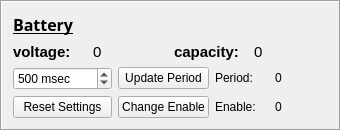
   <widget class="QFrame" name="battery_frame">
    <property name="geometry">
     <rect>
      <x>470</x>
      <y>149</y>
      <width>341</width>
      <height>131</height>
     </rect>
    </property>
    <property name="font">
     <font>
      <family>Arial</family>
     </font>
    </property>
    <property name="frameShape">
     <enum>QFrame::Box</enum>
    </property>
    <property name="frameShadow">
     <enum>QFrame::Sunken</enum>
    </property>
    <property name="lineWidth">
     <number>1</number>
    </property>
    <layout class="QGridLayout" name="gridLayout_19">
     <item row="1" column="0">
      <layout class="QVBoxLayout" name="verticalLayout_2">
       <item>
        <layout class="QHBoxLayout" name="horizontalLayout_3">
         <item>
          <widget class="QLabel" name="battery_voltage_static">
           <property name="font">
            <font>
             <family>Arial</family>
             <pointsize>11</pointsize>
             <weight>75</weight>
             <bold>true</bold>
            </font>
           </property>
           <property name="text">
            <string>voltage: </string>
           </property>
          </widget>
         </item>
         <item>
          <widget class="QLabel" name="battery_voltage">
           <property name="font">
            <font>
             <family>Arial</family>
             <pointsize>11</pointsize>
            </font>
           </property>
           <property name="text">
            <string>0</string>
           </property>
          </widget>
         </item>
         <item>
          <widget class="QLabel" name="battery_capacity_static">
           <property name="font">
            <font>
             <family>Arial</family>
             <pointsize>11</pointsize>
             <weight>75</weight>
             <bold>true</bold>
            </font>
           </property>
           <property name="text">
            <string>capacity: </string>
           </property>
          </widget>
         </item>
         <item>
          <widget class="QLabel" name="battery_capacity">
           <property name="font">
            <font>
             <family>Arial</family>
             <pointsize>11</pointsize>
            </font>
           </property>
           <property name="text">
            <string>0</string>
           </property>
          </widget>
         </item>
        </layout>
       </item>
       <item>
        <layout class="QGridLayout" name="gridLayout_18">
         <item row="0" column="0">
          <widget class="QSpinBox" name="battery_spinbox">
           <property name="font">
            <font>
             <family>Arial</family>
             <pointsize>9</pointsize>
            </font>
           </property>
           <property name="suffix">
            <string> msec</string>
           </property>
           <property name="minimum">
            <number>10</number>
           </property>
           <property name="maximum">
            <number>999999999</number>
           </property>
           <property name="singleStep">
            <number>10</number>
           </property>
           <property name="stepType">
            <enum>QAbstractSpinBox::DefaultStepType</enum>
           </property>
           <property name="value">
            <number>500</number>
           </property>
          </widget>
         </item>
         <item row="0" column="1">
          <widget class="QPushButton" name="battery_button_period">
           <property name="enabled">
            <bool>true</bool>
           </property>
           <property name="sizePolicy">
            <sizepolicy hsizetype="Minimum" vsizetype="Fixed">
             <horstretch>0</horstretch>
             <verstretch>0</verstretch>
            </sizepolicy>
           </property>
           <property name="font">
            <font>
             <family>Arial</family>
             <pointsize>9</pointsize>
            </font>
           </property>
           <property name="text">
            <string>Update Period</string>
           </property>
          </widget>
         </item>
         <item row="0" column="2">
          <widget class="QLabel" name="battery_label_period_static">
           <property name="font">
            <font>
             <family>Arial</family>
             <pointsize>9</pointsize>
            </font>
           </property>
           <property name="text">
            <string>&lt;html&gt;&lt;head/&gt;&lt;body&gt;&lt;p&gt;Period: &lt;/p&gt;&lt;/body&gt;&lt;/html&gt;</string>
           </property>
          </widget>
         </item>
         <item row="0" column="3">
          <widget class="QLabel" name="battery_label_period">
           <property name="font">
            <font>
             <family>Arial</family>
             <pointsize>9</pointsize>
            </font>
           </property>
           <property name="text">
            <string>&lt;html&gt;&lt;head/&gt;&lt;body&gt;&lt;p&gt;0&lt;/p&gt;&lt;/body&gt;&lt;/html&gt;</string>
           </property>
          </widget>
         </item>
         <item row="1" column="0">
          <widget class="QPushButton" name="battery_reset_button">
           <property name="enabled">
            <bool>true</bool>
           </property>
           <property name="sizePolicy">
            <sizepolicy hsizetype="Minimum" vsizetype="Fixed">
             <horstretch>0</horstretch>
             <verstretch>0</verstretch>
            </sizepolicy>
           </property>
           <property name="font">
            <font>
             <family>Arial</family>
             <pointsize>9</pointsize>
            </font>
           </property>
           <property name="text">
            <string>Reset Settings</string>
           </property>
          </widget>
         </item>
         <item row="1" column="1">
          <widget class="QPushButton" name="battery_button_enable">
           <property name="enabled">
            <bool>true</bool>
           </property>
           <property name="sizePolicy">
            <sizepolicy hsizetype="Minimum" vsizetype="Fixed">
             <horstretch>0</horstretch>
             <verstretch>0</verstretch>
            </sizepolicy>
           </property>
           <property name="font">
            <font>
             <family>Arial</family>
             <pointsize>9</pointsize>
            </font>
           </property>
           <property name="text">
            <string>Change Enable</string>
           </property>
          </widget>
         </item>
         <item row="1" column="2">
          <widget class="QLabel" name="battery_label_enable_static">
           <property name="font">
            <font>
             <family>Arial</family>
             <pointsize>9</pointsize>
            </font>
           </property>
           <property name="text">
            <string>&lt;html&gt;&lt;head/&gt;&lt;body&gt;&lt;p&gt;Enable: &lt;/p&gt;&lt;/body&gt;&lt;/html&gt;</string>
           </property>
          </widget>
         </item>
         <item row="1" column="3">
          <widget class="QLabel" name="battery_label_enable">
           <property name="font">
            <font>
             <family>Arial</family>
             <pointsize>9</pointsize>
            </font>
           </property>
           <property name="text">
            <string>&lt;html&gt;&lt;head/&gt;&lt;body&gt;&lt;p&gt;0&lt;/p&gt;&lt;/body&gt;&lt;/html&gt;</string>
           </property>
          </widget>
         </item>
        </layout>
       </item>
      </layout>
     </item>
     <item row="0" column="0">
      <widget class="QLabel" name="battery_label_title">
       <property name="font">
        <font>
         <family>Arial Rounded MT Bold</family>
         <pointsize>12</pointsize>
         <weight>75</weight>
         <bold>true</bold>
         <underline>true</underline>
        </font>
       </property>
       <property name="text">
        <string>&lt;html&gt;&lt;head/&gt;&lt;body&gt;&lt;p&gt;&lt;span style=&quot; font-weight:600;&quot;&gt;Battery&lt;/span&gt;&lt;/p&gt;&lt;/body&gt;&lt;/html&gt;</string>
       </property>
      </widget>
     </item>
    </layout>
   </widget>
